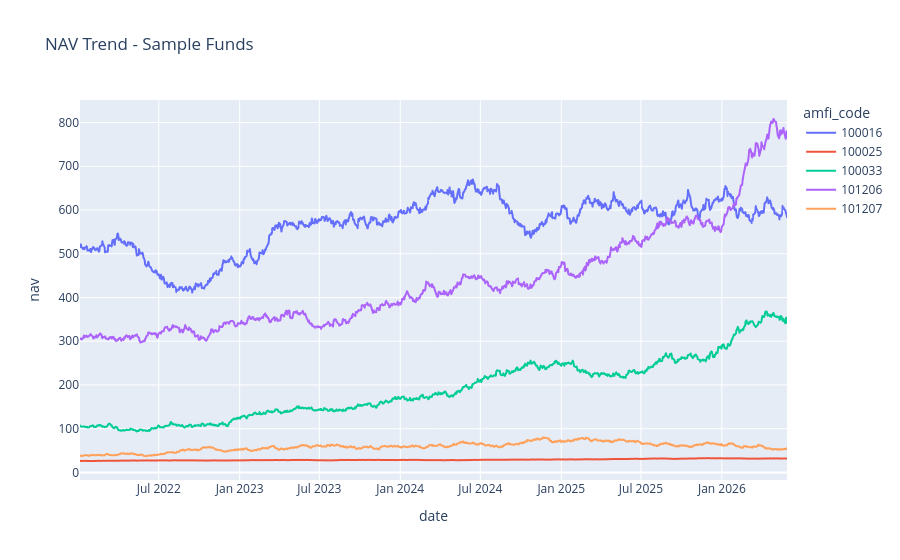

Notebook code cell kept with this figure:
### Code cell
sample = nav["amfi_code"].unique()[:5]
df = nav[nav["amfi_code"].isin(sample)]

fig = px.line(df, x="date", y="nav", color="amfi_code",
              title="NAV Trend - Sample Funds")

fig.show()

fig.write_image("../reports/nav_trend.png")

### Figure 1 — Plotly figure (JSON) as saved in the notebook; plotly's stock layout.template omitted (floating-point values rounded to 4 significant figures; data arrays with more than 128 entries replaced by an {"elided": "..."} marker saying what was removed)
{"data": [{"hovertemplate": "amfi_code=100016<br>date=%{x}<br>nav=%{y}<extra></extra>", "legendgroup": "100016", "line": {"color": "#636efa", "dash": "solid"}, "marker": {"symbol": "circle"}, "mode": "lines", "name": "100016", "showlegend": true, "type": "scattergl", "x": {"elided": "1150 str values"}, "xaxis": "x", "y": {"elided": "1150 float values"}, "yaxis": "y"}, {"hovertemplate": "amfi_code=100025<br>date=%{x}<br>nav=%{y}<extra></extra>", "legendgroup": "100025", "line": {"color": "#EF553B", "dash": "solid"}, "marker": {"symbol": "circle"}, "mode": "lines", "name": "100025", "showlegend": true, "type": "scattergl", "x": {"elided": "1150 str values"}, "xaxis": "x", "y": {"elided": "1150 float values"}, "yaxis": "y"}, {"hovertemplate": "amfi_code=100033<br>date=%{x}<br>nav=%{y}<extra></extra>", "legendgroup": "100033", "line": {"color": "#00cc96", "dash": "solid"}, "marker": {"symbol": "circle"}, "mode": "lines", "name": "100033", "showlegend": true, "type": "scattergl", "x": {"elided": "1150 str values"}, "xaxis": "x", "y": {"elided": "1150 float values"}, "yaxis": "y"}, {"hovertemplate": "amfi_code=101206<br>date=%{x}<br>nav=%{y}<extra></extra>", "legendgroup": "101206", "line": {"color": "#ab63fa", "dash": "solid"}, "marker": {"symbol": "circle"}, "mode": "lines", "name": "101206", "showlegend": true, "type": "scattergl", "x": {"elided": "1150 str values"}, "xaxis": "x", "y": {"elided": "1150 float values"}, "yaxis": "y"}, {"hovertemplate": "amfi_code=101207<br>date=%{x}<br>nav=%{y}<extra></extra>", "legendgroup": "101207", "line": {"color": "#FFA15A", "dash": "solid"}, "marker": {"symbol": "circle"}, "mode": "lines", "name": "101207", "showlegend": true, "type": "scattergl", "x": {"elided": "1150 str values"}, "xaxis": "x", "y": {"elided": "1150 float values"}, "yaxis": "y"}], "layout": {"legend": {"title": {"text": "amfi_code"}, "tracegroupgap": 0}, "title": {"text": "NAV Trend - Sample Funds"}, "xaxis": {"anchor": "y", "domain": [0, 1], "title": {"text": "date"}}, "yaxis": {"anchor": "x", "domain": [0, 1], "title": {"text": "nav"}}}}
